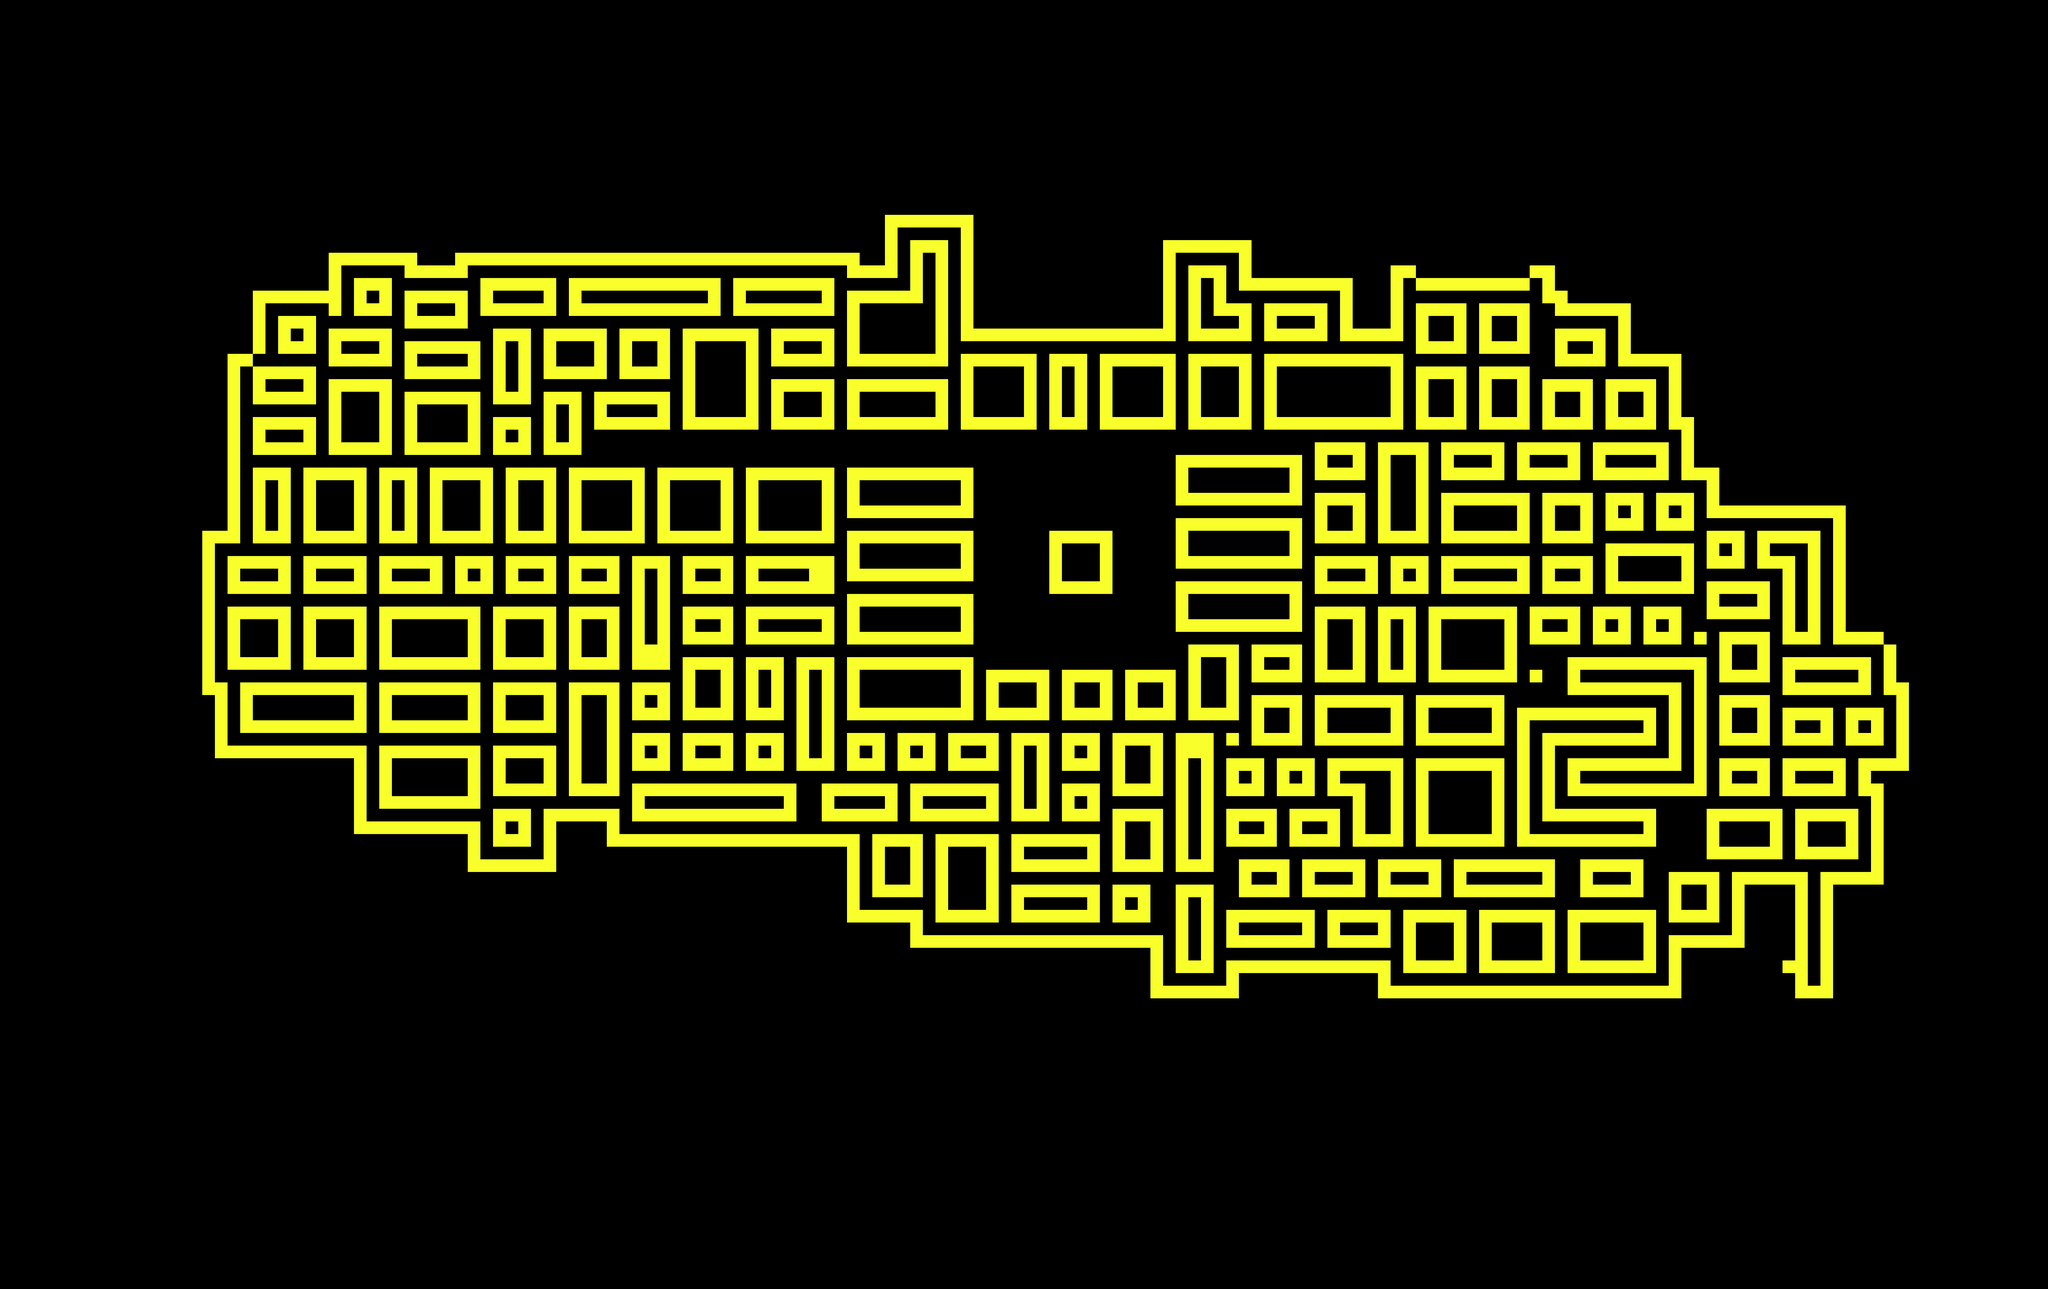

A 2D game scene composited from a Tiled map and its tileset images. What follows is a short description and the map's XML, with each tile layer's data collapsed to a summary:
An orthogonal 162x102 tile map with 35x35 px tiles, 1 tile layer (Tile Layer 1).

<map version="1.0" orientation="orthogonal" renderorder="right-down" width="162" height="102" tilewidth="35" tileheight="35" nextobjectid="1">
 <tileset firstgid="1" name="tile1" tilewidth="35" tileheight="35" tilecount="1" columns="1">
  <image source="../images/map/tile1.png" width="35" height="35" />
  <tile id="0">
   <properties>
    <property name="collidable" value="true" />
   </properties>
  </tile>
 </tileset>
 <imagelayer name="Image Layer 1">
  <image source="../images/map/map35px.png" width="5636" height="3116" />
 </imagelayer>
 <objectgroup name="Object Layer 1">
  <properties>
   <property name="collidable" value="true" />
  </properties>
 </objectgroup>
 <layer name="Tile Layer 1" width="162" height="102">
  <data>[16524 cells, 2918 non-empty, 1 distinct tile ids]</data>
 </layer>
</map>